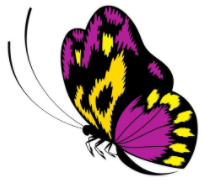
#> input picture butterfly1.png, 202 x 180 px
$ python erosionAndDilate.py
#> lines starting #> are read from the running program, lines starting #| are printed output that depends on the picture; after the words box and inside, x2 and y2 are one past the last pixel; in counts of white or black regions, pixels touching at a corner belong together
import numpy as np
import cv2

# 腐蚀操作和膨胀操作

img = cv2.imread('butterfly1.png')
#> img is the input picture: shape (180, 202, 3); mean B, G, R 169.1, 171, 187.3
gray = cv2.cvtColor(img, cv2.COLOR_BGR2GRAY)
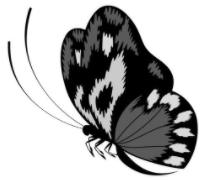
#> gray: shape (180, 202); min 0, max 255, mean 175.7

# 二值化
ret, binary = cv2.threshold(gray, 0, 255, cv2.THRESH_BINARY_INV+cv2.THRESH_OTSU)
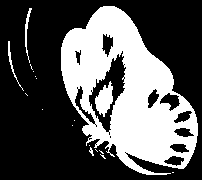
#> binary: shape (180, 202); 34.3% white; 18 white regions (13 under 20 px), largest, box (x1, y1, x2, y2) and area: (61, 6, 198, 175) 11827, (95, 81, 113, 117) 383, (25, 8, 32, 63) 113, (8, 41, 24, 91) 92, (89, 147, 94, 156) 21
#> ret = 143
# binary = cv2.adaptiveThreshold(gray, 255, cv2.ADAPTIVE_THRESH_MEAN_C, cv2.THRESH_BINARY, 11, 0)

# kernel（卷积核核）指定一个范围矩阵，这里就是以像素点为中心的一个3*3的矩形
kernel = np.ones((3, 3), np.uint8)

# 腐蚀操作，范围内有黑则变黑
erosion = cv2.erode(binary, kernel, iterations=1)
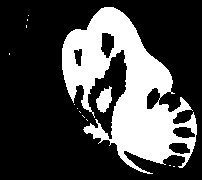
#> erosion: shape (180, 202); 28.2% white; 13 white regions (11 under 20 px), largest, box (x1, y1, x2, y2) and area: (62, 7, 197, 174) 9971, (96, 86, 112, 113) 267

# 膨胀操作，范围内有白就白  1:迭代次数，也就是执行几次膨胀操作
dilate = cv2.dilate(binary, kernel, 1)
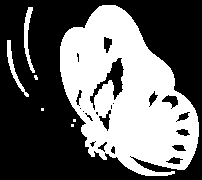
#> dilate: shape (180, 202); 40.6% white; 7 white regions (4 under 20 px), largest, box (x1, y1, x2, y2) and area: (60, 5, 199, 176) 14210, (24, 7, 35, 73) 280, (7, 40, 29, 97) 247

# 开运算 先腐蚀再膨胀 去除毛刺
opening = cv2.morphologyEx(binary, cv2.MORPH_OPEN, kernel, 1)
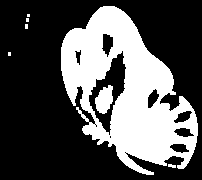
#> opening: shape (180, 202); 33.1% white; 7 white regions (4 under 20 px), largest, box (x1, y1, x2, y2) and area: (61, 6, 198, 175) 11599, (95, 85, 113, 114) 361, (168, 164, 176, 168) 24

# 闭运算 线膨胀在腐蚀 填补缺陷
closing = cv2.morphologyEx(binary, cv2.MORPH_CLOSE, kernel)
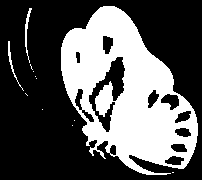
#> closing: shape (180, 202); 35% white; 12 white regions (9 under 20 px), largest, box (x1, y1, x2, y2) and area: (61, 6, 198, 175) 12487, (25, 8, 32, 63) 113, (8, 41, 24, 91) 92

# 梯度运算 显示边缘信息 即膨胀后的图像 - 腐蚀后的图像
gradient = cv2.morphologyEx(binary, cv2.MORPH_GRADIENT, kernel)
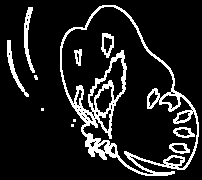
#> gradient: shape (180, 202); 12.4% white in thin lines or dots

cv2.imshow('src', binary)
cv2.imshow('dilate', dilate)
cv2.imshow('erosion', erosion)
cv2.imshow('opening', opening)
cv2.imshow('closing', closing)
cv2.imshow('gradient', gradient)

cv2.waitKey()

$ run again, with blueButterfly.png copied over butterfly1.png
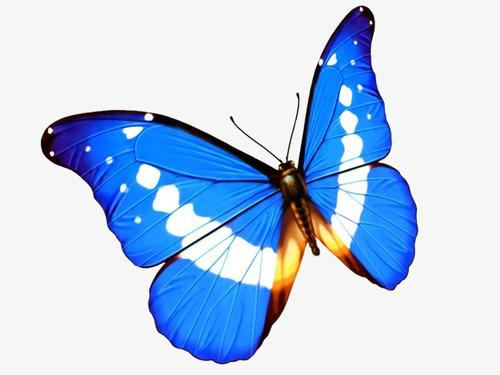
#> input picture blueButterfly.png, 500 x 375 px
#> img is the input picture: shape (375, 500, 3); mean B, G, R 232.1, 206.2, 187.1
#> `ret, binary = cv2.threshold(gray, 0, 255, cv2.THRESH_BINARY_INV+cv2.TH..`:
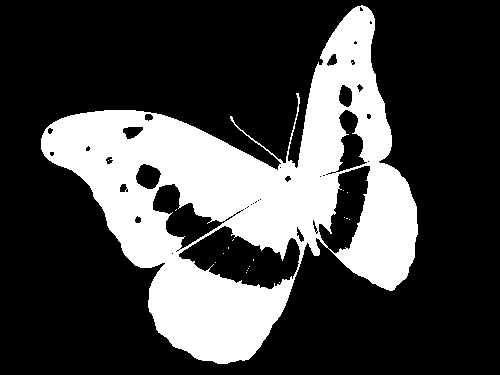
#> binary: shape (375, 500); 27.5% white; 18 white regions (17 under 20 px), largest, box (x1, y1, x2, y2) and area: (41, 5, 418, 364) 51463
#> ret = 169
#> erosion: shape (375, 500); 25.1% white; 3 white regions (2 under 20 px), largest, box (x1, y1, x2, y2) and area: (42, 7, 417, 363) 47140
#> dilate: shape (375, 500); 29.8% white; 7 white regions (4 under 20 px), largest, box (x1, y1, x2, y2) and area: (40, 4, 419, 365) 55702, (245, 265, 251, 274) 30, (343, 216, 351, 221) 26
#> opening: shape (375, 500); 27.1% white; 2 white regions (1 under 20 px), largest, box (x1, y1, x2, y2) and area: (41, 6, 418, 364) 50804
#> closing: shape (375, 500); 27.6% white; 16 white regions (15 under 20 px), largest, box (x1, y1, x2, y2) and area: (41, 5, 418, 364) 51749
#> `gradient = cv2.morphologyEx(binary, cv2.MORPH_GRADIENT, kernel)`:
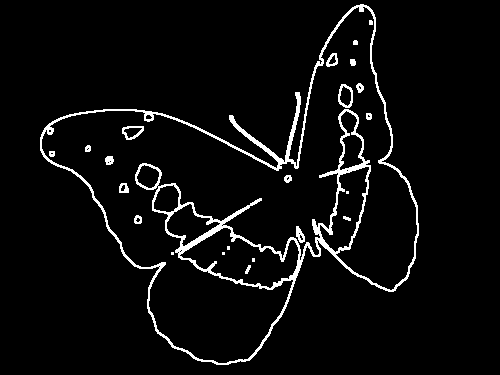
#> gradient: shape (375, 500); 4.6% white in thin lines or dots, all inside (x1, y1, x2, y2) = (40, 4, 419, 365)
